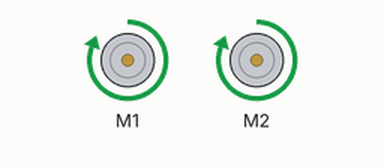
Bench run of a sketch on a simulated Arduino Uno, built with avr-gcc and run on an emulated ATmega328P. Shown: 2 × DC motor (green arrow = forward, orange = backward, longer = faster).

Above: at 2.5 s.
At 5.2 s:
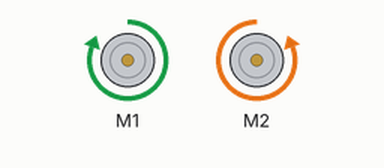
At 8.8 s:
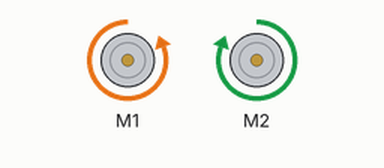
Timing chart, 0 to 11.8 s (numbered marks = the images above):
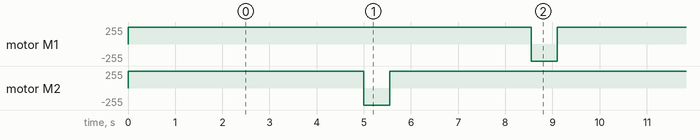

Measured:
- by itself, motor M1: alternates forward 255/255 for 8.6 s and backward 255/255 for 0.55 s
- by itself, motor M2: repeats every 9.1 s: backward 255/255 0.55 s, forward 255/255 8.6 s

The sketch:

motor_run1.ino
```cpp
#include<AFMotor.h>
AF_DCMotor motor1(1);
AF_DCMotor motor2(2);
void setup() {
motor1.setSpeed(255);
motor2.setSpeed(255);
}

void loop() {
motor1.run(FORWARD);
motor2.run(FORWARD);
delay(5000);
//right
motor1.run(FORWARD);
motor2.run(BACKWARD);
delay(550);
//
motor1.run(FORWARD);
motor2.run(FORWARD);
delay(3000);
//left
motor1.run(BACKWARD);
motor2.run(FORWARD);
delay(550);
}
```
